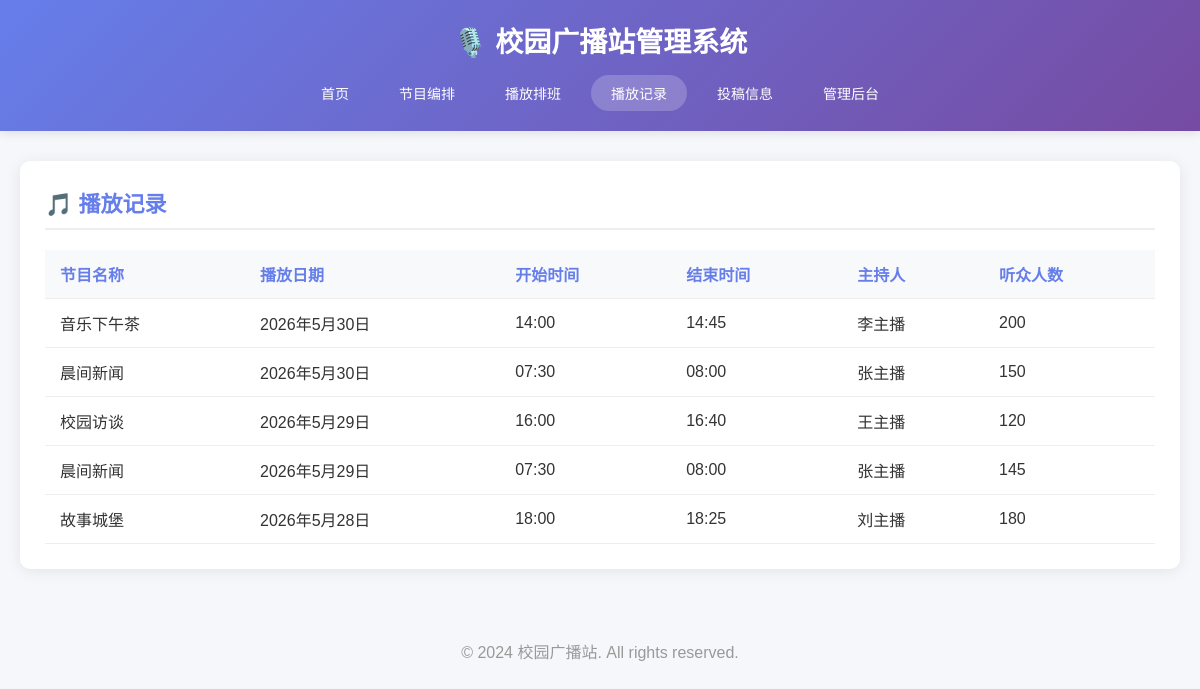
The app's page /records/ with its own data.
### programs/models.py (models this page shows, shortened)
class PlayRecord(models.Model):
    program = models.ForeignKey(Program, on_delete=models.CASCADE, verbose_name='节目')
    schedule = models.ForeignKey(Schedule, on_delete=models.SET_NULL, null=True, blank=True, verbose_name='对应排班')
    play_date = models.DateField(verbose_name='播放日期')
    start_time = models.TimeField(verbose_name='实际开始时间')
    end_time = models.TimeField(verbose_name='实际结束时间')
    host = models.CharField(max_length=50, verbose_name='实际主持人')
    listeners_count = models.IntegerField(default=0, verbose_name='听众人数')
    remarks = models.TextField(blank=True, verbose_name='备注')
    created_at = models.DateTimeField(auto_now_add=True, verbose_name='记录时间')
    class Meta:
        verbose_name = '播放记录'
        verbose_name_plural = '播放记录'
        ordering = ['-play_date', '-start_time']

class Program(models.Model):
    STATUS_CHOICES = [
        ('active', '播出中'),
        ('inactive', '停播'),
        ('pending', '待审核'),
    ]
    CATEGORY_CHOICES = [
        ('music', '音乐类'),
        ('news', '新闻类'),
        ('talk', '访谈类'),
        ('story', '故事类'),
        ('education', '教育类'),
        ('entertainment', '娱乐类'),
        ('other', '其他'),
    ]
    name = models.CharField(max_length=100, verbose_name='节目名称')
    host = models.CharField(max_length=50, verbose_name='主持人')
    category = models.CharField(max_length=20, choices=CATEGORY_CHOICES, verbose_name='节目类型')
    description = models.TextField(verbose_name='节目简介')
    duration = models.IntegerField(verbose_name='节目时长(分钟)')
    status = models.CharField(max_length=20, choices=STATUS_CHOICES, default='active', verbose_name='状态')
    created_at = models.DateTimeField(auto_now_add=True, verbose_name='创建时间')
    updated_at = models.DateTimeField(auto_now=True, verbose_name='更新时间')
    class Meta:
        verbose_name = '广播节目'
        verbose_name_plural = '广播节目'
        ordering = ['-created_at']

### programs/views.py (the view)
# urls.py: path('records/', views.play_record_list, name='play_record_list'),
def play_record_list(request):
    records = PlayRecord.objects.all()
    return render(request, 'play_record_list.html', {'records': records})

### templates/play_record_list.html (shortened to what this page needs)
{% extends 'base.html' %}
{% block content %}
<div class="card">
    <h2>🎵 播放记录</h2>
    <table>
        <thead>
            <tr>
                <th>节目名称</th>
                <th>播放日期</th>
                <th>开始时间</th>
                <th>结束时间</th>
                <th>主持人</th>
                <th>听众人数</th>
            </tr>
        </thead>
        <tbody>
            {% for record in records %}
            <tr>
                <td>{{ record.program.name }}</td>
                <td>{{ record.play_date }}</td>
                <td>{{ record.start_time }}</td>
                <td>{{ record.end_time }}</td>
                <td>{{ record.host }}</td>
                <td>{{ record.listeners_count }}</td>
            </tr>
            {% empty %}
            <tr>
                <td colspan="6" style="text-align: center; color: #999; padding: 30px;">暂无播放记录</td>
            </tr>
            {% endfor %}
        </tbody>
    </table>
</div>
{% endblock %}

### templates/base.html (style rules this page uses)
* { margin: 0; padding: 0; box-sizing: border-box; }
body { font-family: 'Microsoft YaHei', 'SimHei', sans-serif; background-color: #f5f7fa; color: #333; }
.card { background: white; border-radius: 10px; padding: 25px; margin-bottom: 25px; box-shadow: 0 2px 15px rgba(0,0,0,0.08); }
.card h2 { color: #667eea; margin-bottom: 20px; font-size: 22px; border-bottom: 2px solid #eee; padding-bottom: 10px; }
table { width: 100%; border-collapse: collapse; margin-top: 15px; }
th, td { padding: 12px 15px; text-align: left; border-bottom: 1px solid #eee; }
th { background-color: #f8f9fa; color: #667eea; font-weight: 600; }

### records on screen
PlayRecord: program.name "音乐下午茶", play_date "2026年5月30日", start_time "14:00", end_time "14:45", host "李主播", listeners_count "200"
PlayRecord: program.name "晨间新闻", play_date "2026年5月30日", start_time "07:30", end_time "08:00", host "张主播", listeners_count "150"
PlayRecord: program.name "校园访谈", play_date "2026年5月29日", start_time "16:00", end_time "16:40", host "王主播", listeners_count "120"
PlayRecord: program.name "晨间新闻", play_date "2026年5月29日", start_time "07:30", end_time "08:00", host "张主播", listeners_count "145"
PlayRecord: program.name "故事城堡", play_date "2026年5月28日", start_time "18:00", end_time "18:25", host "刘主播", listeners_count "180"
